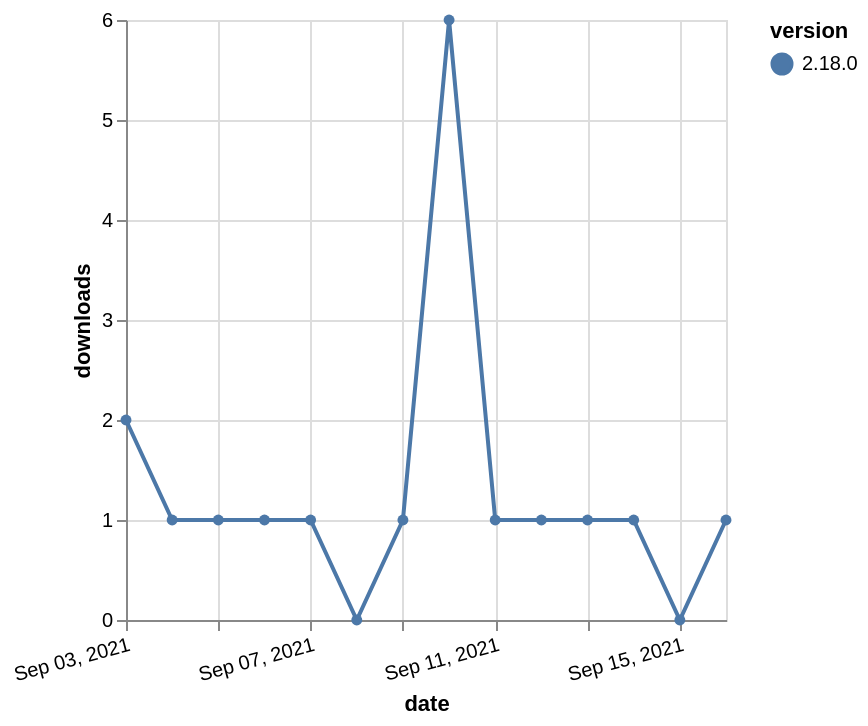

Vega-Lite specification for this chart:
### Vega-Lite specification from a JSON file in a GitHub repository (floating-point values rounded to 4 significant figures)
{"$schema": "https://vega.github.io/schema/vega-lite/v5.json", "description": "A simple bar chart with embedded data.", "data": {"values": [{"date": "2021-09-03", "total": 516, "delta": 2, "version": "2.18.0"}, {"date": "2021-09-04", "total": 517, "delta": 1, "version": "2.18.0"}, {"date": "2021-09-05", "total": 518, "delta": 1, "version": "2.18.0"}, {"date": "2021-09-06", "total": 519, "delta": 1, "version": "2.18.0"}, {"date": "2021-09-07", "total": 520, "delta": 1, "version": "2.18.0"}, {"date": "2021-09-08", "total": 520, "delta": 0, "version": "2.18.0"}, {"date": "2021-09-09", "total": 521, "delta": 1, "version": "2.18.0"}, {"date": "2021-09-10", "total": 527, "delta": 6, "version": "2.18.0"}, {"date": "2021-09-11", "total": 528, "delta": 1, "version": "2.18.0"}, {"date": "2021-09-12", "total": 529, "delta": 1, "version": "2.18.0"}, {"date": "2021-09-13", "total": 530, "delta": 1, "version": "2.18.0"}, {"date": "2021-09-14", "total": 531, "delta": 1, "version": "2.18.0"}, {"date": "2021-09-15", "total": 531, "delta": 0, "version": "2.18.0"}, {"date": "2021-09-16", "total": 532, "delta": 1, "version": "2.18.0"}]}, "width": "container", "mark": {"type": "line", "point": {"filled": true}}, "encoding": {"x": {"field": "date", "type": "temporal", "timeUnit": "yearmonthdate", "title": "date", "axis": {"labelAngle": -15}}, "y": {"field": "delta", "type": "quantitative", "title": "downloads"}, "color": {"field": "version", "type": "nominal"}, "tooltip": {"field": "delta"}}}
